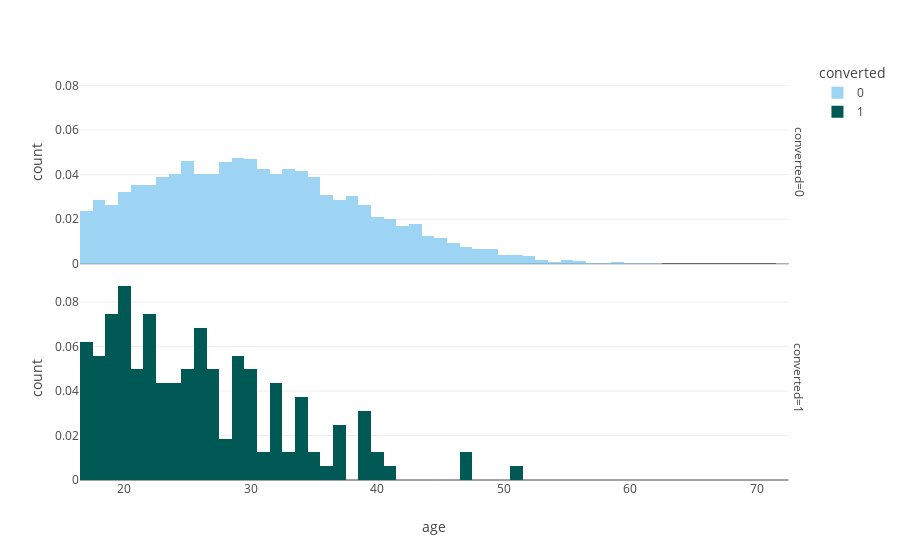
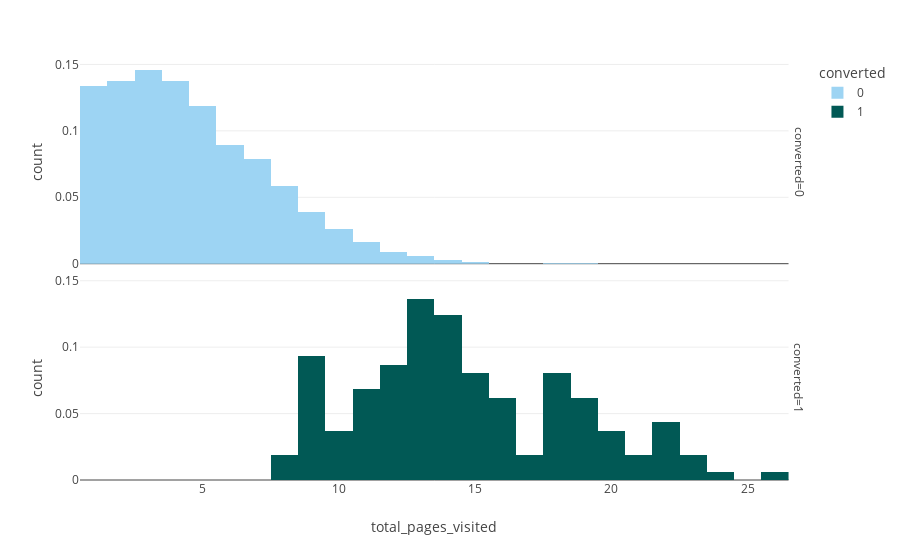

These figures' notebook cell, in order:
### Markdown cell above
We can see thanks to the pie chart that less than 4 % of visitors subscribe to the newsletter.

Let us see if we can see any patterns in the distribution of numeric features between the converted and non-converted visitors.

### Code cell
# Visualising probability distibution of numeric features
num_features = ['age', 'total_pages_visited']
for f in num_features:
    fig = px.histogram(data_sample, f, color = 'converted', facet_row = 'converted', histnorm = 'probability')
    fig.show()

### Figure 1 — Plotly figure (JSON) as saved in the notebook; plotly's stock layout.template omitted (floating-point values rounded to 4 significant figures; data arrays with more than 128 entries replaced by an {"elided": "..."} marker saying what was removed)
{"data": [{"alignmentgroup": "True", "bingroup": "x", "histnorm": "probability", "hovertemplate": "converted=0<br>age=%{x}<br>count=%{y}<extra></extra>", "legendgroup": "0", "marker": {"color": "#9DD4F3"}, "name": "0", "offsetgroup": "0", "orientation": "v", "showlegend": true, "type": "histogram", "x": {"elided": "4839 int values"}, "xaxis": "x2", "yaxis": "y2"}, {"alignmentgroup": "True", "bingroup": "x", "histnorm": "probability", "hovertemplate": "converted=1<br>age=%{x}<br>count=%{y}<extra></extra>", "legendgroup": "1", "marker": {"color": "#015955"}, "name": "1", "offsetgroup": "1", "orientation": "v", "showlegend": true, "type": "histogram", "x": {"elided": "161 int values"}, "xaxis": "x", "yaxis": "y"}], "layout": {"annotations": [{"font": {}, "showarrow": false, "text": "converted=1", "textangle": 90, "x": 0.98, "xanchor": "left", "xref": "paper", "y": 0.2425, "yanchor": "middle", "yref": "paper"}, {"font": {}, "showarrow": false, "text": "converted=0", "textangle": 90, "x": 0.98, "xanchor": "left", "xref": "paper", "y": 0.7575, "yanchor": "middle", "yref": "paper"}], "barmode": "relative", "legend": {"title": {"text": "converted"}, "tracegroupgap": 0}, "margin": {"t": 60}, "xaxis": {"anchor": "y", "domain": [0, 0.98], "title": {"text": "age"}}, "xaxis2": {"anchor": "y2", "domain": [0, 0.98], "matches": "x", "showticklabels": false}, "yaxis": {"anchor": "x", "domain": [0, 0.485], "title": {"text": "count"}}, "yaxis2": {"anchor": "x2", "domain": [0.515, 1], "matches": "y", "title": {"text": "count"}}}}

### Figure 2 — Plotly figure (JSON) as saved in the notebook; plotly's stock layout.template omitted (floating-point values rounded to 4 significant figures; data arrays with more than 128 entries replaced by an {"elided": "..."} marker saying what was removed)
{"data": [{"alignmentgroup": "True", "bingroup": "x", "histnorm": "probability", "hovertemplate": "converted=0<br>total_pages_visited=%{x}<br>count=%{y}<extra></extra>", "legendgroup": "0", "marker": {"color": "#9DD4F3"}, "name": "0", "offsetgroup": "0", "orientation": "v", "showlegend": true, "type": "histogram", "x": {"elided": "4839 int values"}, "xaxis": "x2", "yaxis": "y2"}, {"alignmentgroup": "True", "bingroup": "x", "histnorm": "probability", "hovertemplate": "converted=1<br>total_pages_visited=%{x}<br>count=%{y}<extra></extra>", "legendgroup": "1", "marker": {"color": "#015955"}, "name": "1", "offsetgroup": "1", "orientation": "v", "showlegend": true, "type": "histogram", "x": {"elided": "161 int values"}, "xaxis": "x", "yaxis": "y"}], "layout": {"annotations": [{"font": {}, "showarrow": false, "text": "converted=1", "textangle": 90, "x": 0.98, "xanchor": "left", "xref": "paper", "y": 0.2425, "yanchor": "middle", "yref": "paper"}, {"font": {}, "showarrow": false, "text": "converted=0", "textangle": 90, "x": 0.98, "xanchor": "left", "xref": "paper", "y": 0.7575, "yanchor": "middle", "yref": "paper"}], "barmode": "relative", "legend": {"title": {"text": "converted"}, "tracegroupgap": 0}, "margin": {"t": 60}, "xaxis": {"anchor": "y", "domain": [0, 0.98], "title": {"text": "total_pages_visited"}}, "xaxis2": {"anchor": "y2", "domain": [0, 0.98], "matches": "x", "showticklabels": false}, "yaxis": {"anchor": "x", "domain": [0, 0.485], "title": {"text": "count"}}, "yaxis2": {"anchor": "x2", "domain": [0.515, 1], "matches": "y", "title": {"text": "count"}}}}
